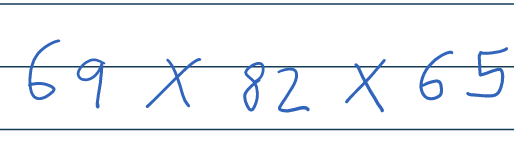
#> input picture eq.png, 514 x 145 px, given as the content of the folder /Users/dhruva/PycharmProjects/solvertry2/datasets/train/, which was not available
$ python main.py
#> lines starting #> are read from the running program, lines starting #| are printed output that depends on the picture; after the words box and inside, x2 and y2 are one past the last pixel; in counts of white or black regions, pixels touching at a corner belong together; pictures that were not available may be replaced by others from this repository, and a replacement may not be noted
import pandas as pd
import numpy as np
import matplotlib.pyplot as plt
import cv2
import os, os.path
from matplotlib import image
import matplotlib.pyplot as plt
from numpy import asarray

#from keras.layers import Conv2D, MaxPooling2D, Dense, Flatten, Dropout
#from keras.models import Sequential, model_from_json
#from keras.utils import to_categorical
from os.path import isfile, join
#from keras import backend as K
from os import listdir
from PIL import Image
num_img_from_each_index=300
index_by_directory = {
    '0': 0,
    '1': 1,
    '2': 2,
    '3': 3,
    '4': 4,
    '5': 5,
    '6': 6,
    '7': 7,
    '8': 8,
    '9': 9,
    'add': 10,
    'sub': 11,
    'exp': 12,
    'div': 13
}
def get_index_by_directory(directory):
   return index_by_directory[directory]
def imgpreprocess(img):
    img = ~img
    if img is not None:
     _, thresh = cv2.threshold(img, 127, 255, cv2.THRESH_BINARY)  #thresh binary- pixel below 127 be 0 and above be 1
     ctrs, _ = cv2.findContours(thresh, cv2.RETR_EXTERNAL, cv2.CHAIN_APPROX_NONE)
     cnt = sorted(ctrs, key=lambda ctr: cv2.boundingRect(ctr)[0])#bounding rect makes a rec around digit
     r = 0                                                   #returs x,y,w,h in order. sort func sorts by
     for i in cnt:                                           #x in ascending order and retunrs the cnt,
         x, y, w, h = cv2.boundingRect(i)                    # key lambda is used to give a func in sort()
         r = max(w * h, r)#selects conotur with most area    #this shit is done to remove possible noise
         if r == w * h:                         #(dataset is clean and tidy) but in test, we will pass sliced imgs
             x_max = x                          #to this func for preprocessing which may have noise (like dots)
             y_max = y
             w_max = w
             h_max = h
     im_crop = thresh[y_max:y_max + h_max + 10, x_max:x_max + w_max + 10]  # Crop the image as most as possible
     im_resize = cv2.resize(im_crop, (28, 28))  # Resize to (28, 28)
     #im_resize = np.reshape(im_resize, (784, 1))
     return im_resize
def load_imgs(folder):
    train_data=[]
    i=0
    for filename in os.listdir(folder):
        #print("working now")
        if i==num_img_from_each_index:
          print("breaking now")
          break
        i=i+1
        img = cv2.imread(os.path.join(folder, filename), cv2.IMREAD_GRAYSCALE)
        if img is not None:
         train_data.append(imgpreprocess(img))
    print("worked")
    return train_data
#folder=datasets
def load_all_imgs():
    #dataset_dir = "./datasets/"
    train_folder = "/Users/dhruva/PycharmProjects/solvertry2/datasets/train/"
    data_list = listdir(train_folder)
    initial_data = True
    data = []

    print('Exporting images...')
    for index in data_list:
        if index.startswith('.'):
            continue
        print(index)
        if initial_data:
            initial_data = False
            data = load_imgs(train_folder + index)
#> in load_imgs, `img = cv2.imread(os.path.join(folder, filename), cv2.IMREAD_GRAYSCALE)`:
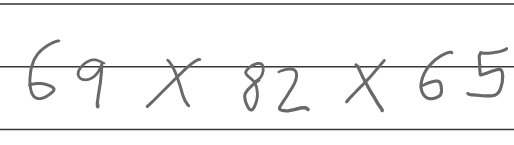
#> img: shape (145, 514); min 56, max 255, mean 243.4
#> in imgpreprocess, `img = ~img`:
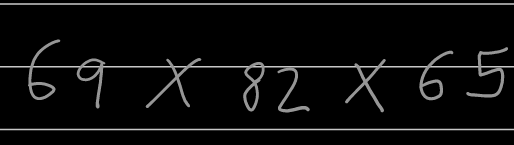
#> img: shape (145, 514); min 0, max 199, mean 11.6
#> in imgpreprocess, `_, thresh = cv2.threshold(img, 127, 255, cv2.THRESH_BINARY)`:
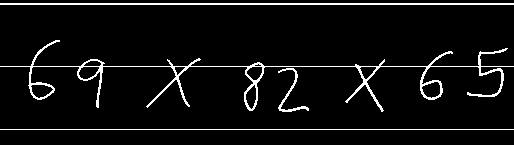
#> thresh: shape (145, 514); 5.6% white in thin lines or dots, all inside (x1, y1, x2, y2) = (0, 3, 514, 130)
#> in imgpreprocess, `ctrs, _ = cv2.findContours(thresh, cv2.RETR_EXTERNAL, cv2.CHAIN_APPROX..`: ctrs = 4 contours, 1 with area under 20; largest, box (x1, y1, x2, y2) and area: (0, 40, 514, 112) 2526, (0, 3, 514, 5) 513, (278, 68, 309, 112) 136
#> in imgpreprocess, `cnt = sorted(ctrs, key=lambda ctr: cv2.boundingRect(ctr)[0])#bounding ..`: cnt has the same summary as ctrs
#> the loop in imgpreprocess, `for i in cnt:` made 4 passes
#> (x, y, w, h, r, x_max, y_max, w_max) on passes 1 to 2: (0, 129, 514, 1, 514, 0, 129, 514), (0, 40, 514, 72, 37008, 0, 40, 514)
#> (x, y, w, h, r) on passes 3 to 4: (0, 3, 514, 2, 37008), (278, 68, 31, 44, 37008)
#> in imgpreprocess, `im_crop = thresh[y_max:y_max + h_max + 10, x_max:x_max + w_max + 10]`:
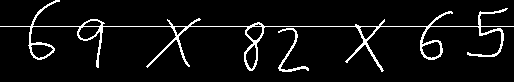
#> im_crop: shape (82, 514); 6.2% white in thin lines or dots, all inside (x1, y1, x2, y2) = (0, 0, 514, 72)
#> in imgpreprocess, `im_resize = cv2.resize(im_crop, (28, 28))`:
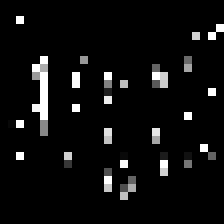
#> im_resize: shape (28, 28) (shown 8 times larger); min 0, max 255, mean 14.2
#> data = 1 item
            for i in range(0, len(data)):
                data[i] = np.append(data[i], [str(get_index_by_directory(index))])
#> this loop made 1 pass
            continue

        aux_data = load_imgs(train_folder + index)
        for i in range(0, len(aux_data)):
            aux_data[i] = np.append(aux_data[i], [str(get_index_by_directory(index))])
        data = np.concatenate((data, aux_data))
    print(data.shape)
    df=pd.DataFrame(data,index=None)
    df.to_csv('train_data.csv',index=False)


######################
# [54 lines left out: function extract_imgs, not called in this run]
        # plt.imshow(im_resize, cmap='gray')
        # plt.show()


###################
if not os.path.exists('train_data.csv'):
#> (the run stopped early here; a loop or call above may not have finished)
